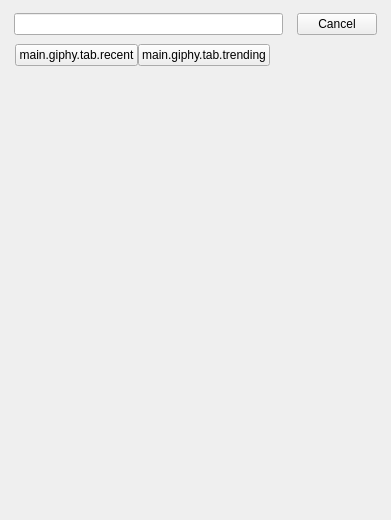
<?xml version="1.0" encoding="UTF-8"?>
<ui version="4.0">
 <class>PLSGipyStickerView</class>
 <widget class="QWidget" name="PLSGipyStickerView">
  <property name="geometry">
   <rect>
    <x>0</x>
    <y>0</y>
    <width>391</width>
    <height>520</height>
   </rect>
  </property>
  <property name="focusPolicy">
   <enum>Qt::ClickFocus</enum>
  </property>
  <property name="windowTitle">
   <string>Form</string>
  </property>
  <layout class="QVBoxLayout" name="verticalLayout">
   <property name="spacing">
    <number>0</number>
   </property>
   <property name="leftMargin">
    <number>0</number>
   </property>
   <property name="topMargin">
    <number>0</number>
   </property>
   <property name="rightMargin">
    <number>0</number>
   </property>
   <property name="bottomMargin">
    <number>0</number>
   </property>
   <item>
    <widget class="QWidget" name="widget_search" native="true">
     <property name="focusPolicy">
      <enum>Qt::ClickFocus</enum>
     </property>
     <layout class="QHBoxLayout" name="horizontalLayout_4">
      <property name="spacing">
       <number>14</number>
      </property>
      <property name="leftMargin">
       <number>14</number>
      </property>
      <property name="topMargin">
       <number>13</number>
      </property>
      <property name="rightMargin">
       <number>14</number>
      </property>
      <item>
       <widget class="SearchLineEdit" name="lineEdit_search">
        <property name="focusPolicy">
         <enum>Qt::ClickFocus</enum>
        </property>
       </widget>
      </item>
      <item>
       <widget class="QPushButton" name="btn_cancel">
        <property name="focusPolicy">
         <enum>Qt::NoFocus</enum>
        </property>
        <property name="text">
         <string>Cancel</string>
        </property>
       </widget>
      </item>
     </layout>
    </widget>
   </item>
   <item>
    <widget class="QWidget" name="frame_head" native="true">
     <layout class="QHBoxLayout" name="horizontalLayout">
      <property name="spacing">
       <number>0</number>
      </property>
      <property name="leftMargin">
       <number>15</number>
      </property>
      <property name="topMargin">
       <number>0</number>
      </property>
      <property name="rightMargin">
       <number>5</number>
      </property>
      <property name="bottomMargin">
       <number>0</number>
      </property>
      <item>
       <layout class="QHBoxLayout" name="horizontalLayout_3">
        <property name="spacing">
         <number>0</number>
        </property>
        <property name="rightMargin">
         <number>0</number>
        </property>
        <property name="bottomMargin">
         <number>3</number>
        </property>
        <item>
         <widget class="QPushButton" name="btn_recent">
          <property name="focusPolicy">
           <enum>Qt::NoFocus</enum>
          </property>
          <property name="text">
           <string>main.giphy.tab.recent</string>
          </property>
          <property name="checkable">
           <bool>true</bool>
          </property>
          <property name="checked">
           <bool>false</bool>
          </property>
         </widget>
        </item>
        <item>
         <widget class="QPushButton" name="btn_trending">
          <property name="focusPolicy">
           <enum>Qt::NoFocus</enum>
          </property>
          <property name="text">
           <string>main.giphy.tab.trending</string>
          </property>
          <property name="checkable">
           <bool>true</bool>
          </property>
         </widget>
        </item>
       </layout>
      </item>
      <item>
       <spacer name="horizontalSpacer">
        <property name="orientation">
         <enum>Qt::Horizontal</enum>
        </property>
        <property name="sizeHint" stdset="0">
         <size>
          <width>24</width>
          <height>20</height>
         </size>
        </property>
       </spacer>
      </item>
      <item>
       <widget class="QLabel" name="label_giphy_logo">
        <property name="text">
         <string/>
        </property>
       </widget>
      </item>
     </layout>
    </widget>
   </item>
   <item>
    <layout class="QVBoxLayout" name="verticalLayout_2">
     <property name="spacing">
      <number>4</number>
     </property>
     <property name="leftMargin">
      <number>1</number>
     </property>
     <property name="rightMargin">
      <number>1</number>
     </property>
     <item>
      <widget class="QWidget" name="widget_container" native="true">
       <property name="sizePolicy">
        <sizepolicy hsizetype="Preferred" vsizetype="Expanding">
         <horstretch>0</horstretch>
         <verstretch>0</verstretch>
        </sizepolicy>
       </property>
       <property name="focusPolicy">
        <enum>Qt::ClickFocus</enum>
       </property>
       <layout class="QVBoxLayout" name="verticalLayout_container">
        <property name="spacing">
         <number>0</number>
        </property>
        <property name="sizeConstraint">
         <enum>QLayout::SetDefaultConstraint</enum>
        </property>
        <property name="leftMargin">
         <number>0</number>
        </property>
        <property name="topMargin">
         <number>0</number>
        </property>
        <property name="rightMargin">
         <number>0</number>
        </property>
        <property name="bottomMargin">
         <number>0</number>
        </property>
       </layout>
      </widget>
     </item>
    </layout>
   </item>
  </layout>
 </widget>
 <customwidgets>
  <customwidget>
   <class>SearchLineEdit</class>
   <extends>QLineEdit</extends>
   <header>PLSGipyStickerView.h</header>
  </customwidget>
 </customwidgets>
 <resources/>
 <connections/>
</ui>
